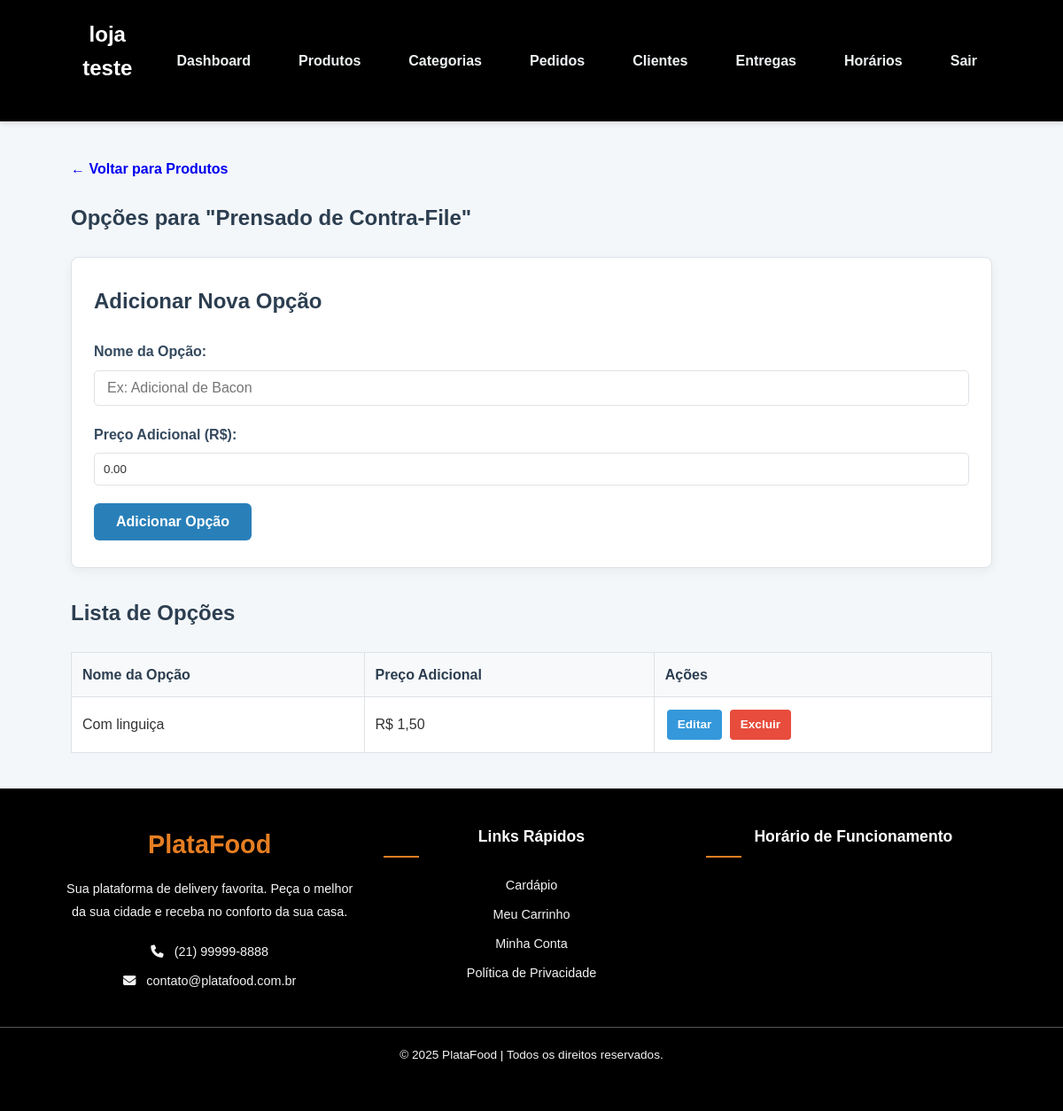
Page /admin/produto_opcoes.php?produto_id=5 (signed in) on the committed database.
### tables this page shows
CREATE TABLE `configuracoes` (
  `loja_id` int(11) NOT NULL,
  `chave` varchar(50) NOT NULL,
  `valor` text DEFAULT NULL
);

CREATE TABLE `produtos` (
  `id` int(11) NOT NULL,
  `loja_id` int(11) DEFAULT NULL,
  `nome` varchar(100) NOT NULL,
  `descricao` text DEFAULT NULL,
  `preco` decimal(10,2) NOT NULL,
  `imagem` varchar(255) DEFAULT 'default.jpg',
  `ativo` tinyint(4) DEFAULT 1,
  `categoria_id` int(11) DEFAULT NULL
);

CREATE TABLE `produto_opcoes` (
  `id` int(11) NOT NULL,
  `produto_id` int(11) NOT NULL,
  `nome_opcao` varchar(100) NOT NULL COMMENT 'Ex: Com Linguiça, Com Cheddar, Borda de Catupiry',
  `preco_adicional` decimal(10,2) NOT NULL DEFAULT 0.00
);

### admin/produto_opcoes.php (the view, shortened to what this page needs)
<?php
require_once 'includes/header.php';
require_once 'includes/auth_check.php';
$produto_id = $_GET['produto_id'];
$stmt_produto = $pdo->prepare("SELECT nome FROM produtos WHERE id = ?");
$stmt_produto->execute([$produto_id]);
$produto = $stmt_produto->fetch();
$nome_produto = $produto['nome'];
$opcao_edicao = null;
$opcoes = $pdo->prepare("SELECT * FROM produto_opcoes WHERE produto_id = ? ORDER BY nome_opcao ASC");
$opcoes->execute([$produto_id]);
$lista_opcoes = $opcoes->fetchAll();
?>
<section class="admin-crud">
    <a href="produtos.php" class="btn-voltar" style="margin-bottom: 1.5rem; display: inline-block;">&larr; Voltar para Produtos</a>
    <h1>Opções para "<?php echo htmlspecialchars($nome_produto); ?>"</h1>
    <div class="form-wrapper">
        <h2><?php echo $opcao_edicao ? 'Editar Opção' : 'Adicionar Nova Opção'; ?></h2>
        <form action="produto_opcoes.php?produto_id=<?php echo $produto_id; ?>" method="POST">
            <div class="form-group">
                <label for="nome_opcao">Nome da Opção:</label>
                <input type="text" id="nome_opcao" name="nome_opcao" value="<?php echo htmlspecialchars($opcao_edicao['nome_opcao'] ?? ''); ?>" required placeholder="Ex: Adicional de Bacon">
            </div>
            <div class="form-group">
                <label for="preco_adicional">Preço Adicional (R$):</label>
                <input type="number" step="0.01" id="preco_adicional" name="preco_adicional" value="<?php echo htmlspecialchars($opcao_edicao['preco_adicional'] ?? '0.00'); ?>" required>
            </div>
            <button type="submit" class="btn"><?php echo $opcao_edicao ? 'Atualizar Opção' : 'Adicionar Opção'; ?></button>
        </form>
    </div>
    <h2>Lista de Opções</h2>
    <table class="tabela-admin">
        <thead>
            <tr>
                <th>Nome da Opção</th>
                <th>Preço Adicional</th>
                <th>Ações</th>
            </tr>
        </thead>
        <tbody>
            <?php foreach ($lista_opcoes as $opcao): ?>
                <tr>
                    <td><?php echo htmlspecialchars($opcao['nome_opcao']); ?></td>
                    <td>R$ <?php echo number_format($opcao['preco_adicional'], 2, ',', '.'); ?></td>
                    <td>
                        <a href="produto_opcoes.php?produto_id=<?php echo $produto_id; ?>&edit=<?php echo $opcao['id']; ?>" class="btn-edit">Editar</a>
                        <a href="produto_opcoes.php?produto_id=<?php echo $produto_id; ?>&delete=<?php echo $opcao['id']; ?>" class="btn-remover" onclick="return confirm('Tem certeza?');">Excluir</a>
                    </td>
                </tr>
            <?php endforeach; ?>
        </tbody>
    </table>
</section>
<?php require_once __DIR__ . '/../includes/footer.php'; ?>

### admin/includes/header.php (shortened to what this page needs)
<?php
require_once __DIR__ . '/../../config/db.php';
$nome_da_loja_admin = 'Painel Admin';
if (isset($_SESSION['admin_loja_id'])) {
    $loja_id_admin = $_SESSION['admin_loja_id'];
    $stmt_config = $pdo->prepare("SELECT valor FROM configuracoes WHERE loja_id = ? AND chave = 'nome_loja'");
    $stmt_config->execute([$loja_id_admin]);
    $nome_config = $stmt_config->fetchColumn();
    if ($nome_config) {
        $nome_da_loja_admin = $nome_config;
    }
}
function is_admin_active($page_name) {
    return basename($_SERVER['PHP_SELF']) == $page_name ? 'active' : '';
}
?>
<!DOCTYPE html>
<html lang="pt-BR">
<head>
    <link rel="stylesheet" href="../css/style.css"> <script src="https://cdn.jsdelivr.net/npm/chart.js"></script>
</head>
<body class="admin-page">
    <header class="admin-header">
        <div class="container">
            <a href="dashboard.php" class="logo"><?php echo htmlspecialchars($nome_da_loja_admin); ?></a>
            <nav>
                <ul>
                    <li><a href="dashboard.php" class="<?php echo is_admin_active('dashboard.php'); ?>">Dashboard</a></li>
                    <li><a href="produtos.php" class="<?php echo is_admin_active('produtos.php'); ?>">Produtos</a></li>
                    <li><a href="categorias.php" class="<?php echo is_admin_active('categorias.php'); ?>">Categorias</a></li>
                    <li><a href="pedidos.php" class="<?php echo is_admin_active('pedidos.php'); ?>">Pedidos</a></li>
                    <li><a href="clientes.php" class="<?php echo is_admin_active('clientes.php'); ?>">Clientes</a></li>
                    <li><a href="entregas.php" class="<?php echo is_admin_active('entregas.php'); ?>">Entregas</a></li>
                    <li><a href="horarios.php" class="<?php echo is_admin_active('horarios.php'); ?>">Horários</a></li>
                    <li><a href="logout.php">Sair</a></li>
                </ul>
            </nav>
        </div>
    </header>
    <main class="container admin-main">

### rows in the picture
configuracoes: valor "loja teste"
produtos: nome "Prensado de Contra-File"
produto_opcoes: nome_opcao "Com linguiça", preco_adicional "1,50"
